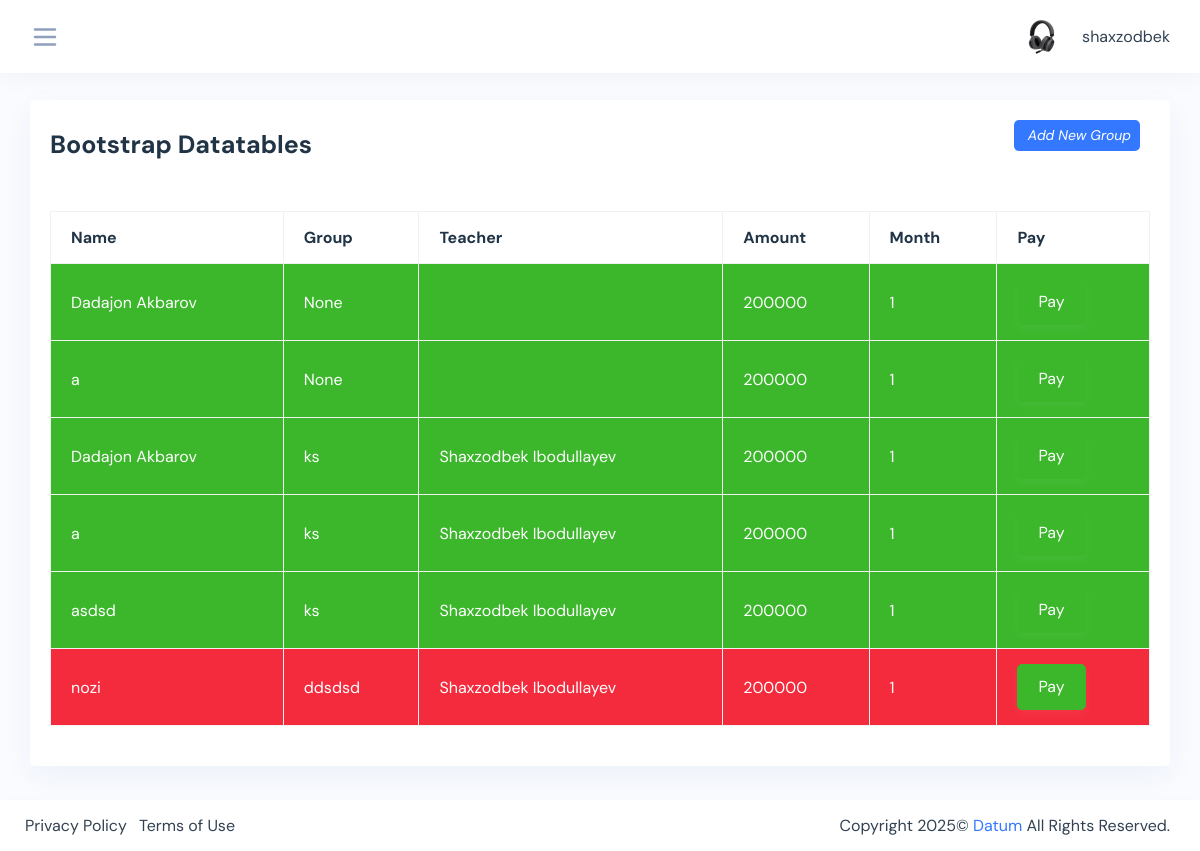
The page /students/payments/ (signed in) on the database as committed earlier.
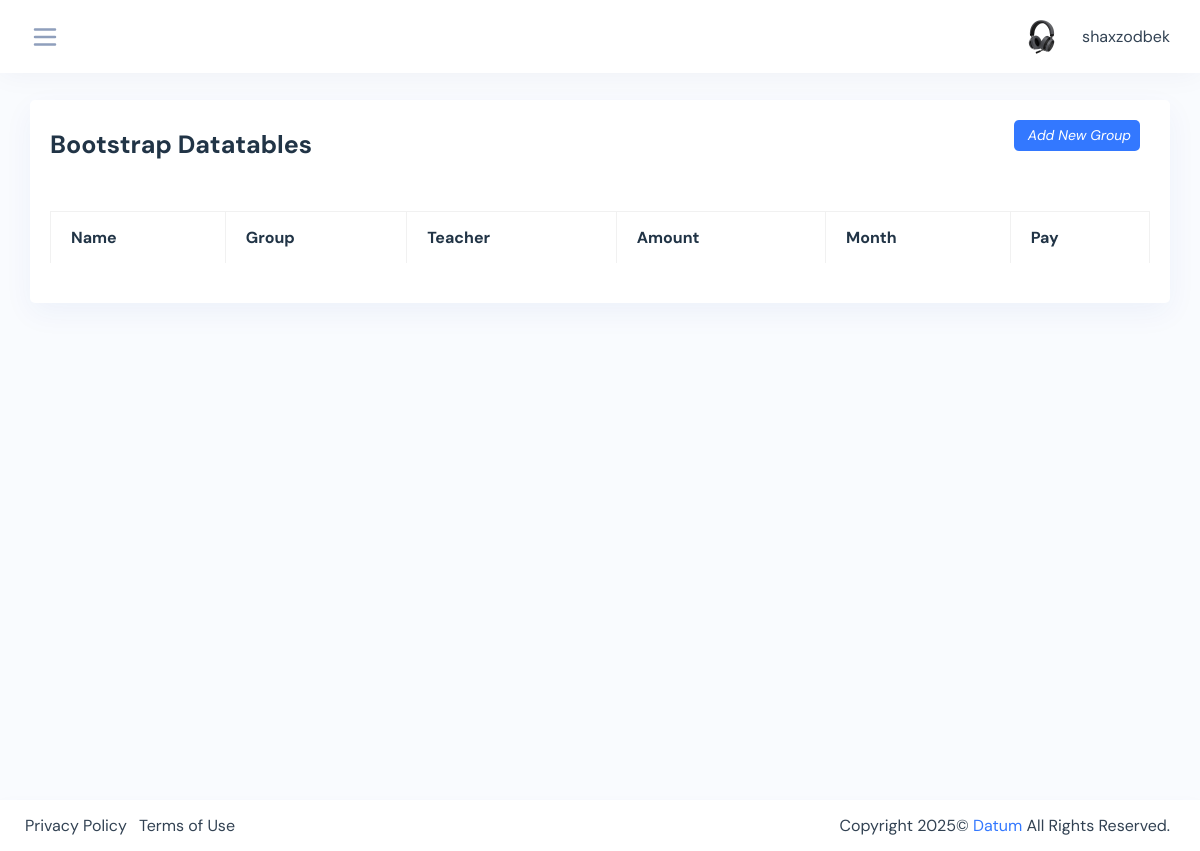
The same page on the database as committed later.
### students/models.py (models this page shows, shortened)
class Payment(models.Model):
    student = models.ForeignKey(Student, on_delete=models.CASCADE, blank=True, null=True)
    group = models.ForeignKey(Group, on_delete=models.SET_NULL, blank=True, null=True)
    amount = models.IntegerField(default=0, blank=True, null=True)
    month = models.CharField(max_length=100, blank=True, null=True)
    sale = models.IntegerField(default=0, blank=True, null=True)
    payment_check = models.ImageField(upload_to='payment_cheks/', blank=True, null=True, default=None)
    comment = models.TextField(blank=True, null=True)
    complete = models.BooleanField(default=False, blank=True, null=True)
    id = models.UUIDField(default=uuid.uuid4, primary_key=True, unique=True, editable=False)
    created = models.DateTimeField(auto_now_add=True)
    updated = models.DateTimeField(auto_now=True)
    class Meta:
        ordering = ['month']

class Student(models.Model):
    CHOISES = (
        ('8:00 - 10:00', '8:00 - 10:00'),
        ('10:00 - 12:00', '10:00 - 12:00'),
        ('12:00 - 14:00', '12:00 - 14:00'),
        ('14:00 - 16:00', '14:00 - 16:00'),
        ('16:00 - 18:00', '16:00 - 18:00'),
    )
    name = models.CharField(max_length=200, blank=True, null=True, verbose_name='Ismi familiya *')
    course = models.ForeignKey(Course, on_delete=models.SET_NULL, blank=True, null=True, verbose_name='Kurs *')
    group = models.ForeignKey(Group, on_delete=models.SET_NULL, blank=True, null=True)
    student_time = models.CharField(max_length=200, choices=CHOISES, blank=True, null=True, verbose_name='Vaqt *')
    passport = models.ImageField(upload_to='passports/', blank=True, null=True, verbose_name='Passpost/metrka')
    address = models.CharField(max_length=200, blank=True, null=True)
    phone = models.IntegerField(default=998, blank=True, null=True, verbose_name='Telefon *')
    birthday = models.DateField(blank=True, null=True, verbose_name='Birthday: 0000-00-00')
    finish = models.BooleanField(default=False, blank=True, null=True)
    id = models.BigAutoField(auto_created=True, primary_key=True, serialize=False, verbose_name='ID')
    created = models.DateTimeField(auto_now_add=True)

### courses/models.py (models this page shows, shortened)
class Group(models.Model):
    CHOISES = (
        ('8:00 - 10:00', '8:00 - 10:00'),
        ('10:00 - 12:00', '10:00 - 12:00'),
        ('12:00 - 14:00', '12:00 - 14:00'),
        ('14:00 - 16:00', '14:00 - 16:00'),
        ('16:00 - 18:00', '16:00 - 18:00'),
    )
    name = models.CharField(max_length=200, blank=True, null=True, unique=True)
    course = models.ForeignKey(Course, on_delete=models.CASCADE, blank=True, null=True)
    room = models.ForeignKey(Room, on_delete=models.CASCADE, blank=True, null=True)
    teacher = models.ForeignKey(Teacher, on_delete=models.CASCADE, blank=True, null=True)
    amount = models.IntegerField(default=200000, blank=True, null=True)
    complete = models.BooleanField(default=False, blank=True, null=True)
    continuity = models.IntegerField(default=1, blank=True, null=True)
    start = models.DateField(auto_created=True, blank=True, null=True)
    finish = models.DateField(auto_created=True, blank=True, null=True)
    room_time = models.CharField(choices=CHOISES, max_length=100,  blank=True, null=True)
    id = models.UUIDField(default=uuid.uuid4, editable=False, primary_key=True, unique=True)
    created = models.DateTimeField(auto_now_add=True)
    updated = models.DateTimeField(auto_now=True)
    def __str__(self):
        return self.name

### teachers/models.py (models this page shows, shortened)
class Teacher(models.Model):
    user = models.OneToOneField(User, on_delete=models.CASCADE, blank=True, null=True)
    name = models.CharField(max_length=200, blank=True, null=True)
    profession = models.CharField(max_length=200, blank=True, null=True)
    image = models.ImageField(upload_to='teachers/', blank=True, null=True)
    phone = models.CharField(max_length=200, blank=True, null=True)
    address = models.CharField(max_length=200, blank=True, null=True)
    id = models.UUIDField(default=uuid.uuid4, editable=False, primary_key=True, unique=True)
    created = models.DateTimeField(auto_now_add=True)
    def __str__(self):
        return self.name

### students/views.py (the view)
# urls.py: path('payments/', students_payments, name='payments'),
@login_required(login_url='login')
def students_payments(request):
    payments = Payment.objects.all().order_by('-complete')
    context = {
        'payments': payments
    }
    return render(request, 'payments_table.html', context)

### students/templates/payments_table.html
{% extends 'base.html' %}
{% block content %}
<div class="content-page">
    <div class="container-fluid">
        <div class="row">
            <div class="col-sm-12">
                <div class="card">
                    <div class="card-header d-flex justify-content-between">
                        <div class="header-title">
                            <h4 class="card-title">Bootstrap Datatables</h4>
                        </div>
                        <span class="table-add float-right mb-3 mr-2">
                        <a href="{% url 'add_student' %}" class="btn btn-sm bg-primary">
                            <i class="ri-add-fill"><span class="pl-1">Add New Group</span></i>
                        </a>
                        </span>
                    </div>
                    <div class="card-body">
                        <div class="table-responsive">
                            <table id="datatable-1" class="table data-table table-striped table-bordered">
                                <thead>
                                <tr>
                                    <th>Name</th>
                                    <th>Group</th>
                                    <th>Teacher</th>
                                    <th>Amount</th>
                                    <th>Month</th>
                                    <th>Pay</th>
                                </tr>
                                </thead>
                               <tbody>
                               {% for payment in payments %}
                                <tr class="{% if payment.complete == False %} bg-danger {% elif payment.complete == True %} bg-success {% endif %}">
                                    <td>{{payment.student.name}}</td>
                                    <td>{{payment.group}}</td>
                                    <td>{{payment.group.teacher}}</td>
                                    <td>{{payment.amount}}</td>
                                    <td>{{payment.month}}</td>
                                    <td>
                                        <a class="btn btn-success" href="{% url 'pay_for_student' pk=payment.id %}">Pay</a>
                                    </td>
                                </tr>
                               {% endfor %}
                               </tbody>
                            </table>
                        </div>
                    </div>
                </div>
            </div>
        </div>
    </div>
</div>
{% endblock content %}

Rows that differ between the two databases and show on the page:
removed Payment: student.name "Dadajon Akbarov", group "None", amount "200000", month "1"
removed Payment: student.name "a", group "None", amount "200000", month "1"
removed Payment: student.name "Dadajon Akbarov", group "ks", group.teacher "Shaxzodbek Ibodullayev", amount "200000", month "1"
removed Payment: student.name "a", group "ks", group.teacher "Shaxzodbek Ibodullayev", amount "200000", month "1"
removed Payment: student.name "asdsd", group "ks", group.teacher "Shaxzodbek Ibodullayev", amount "200000", month "1"
removed Payment: student.name "nozi", group "ddsdsd", group.teacher "Shaxzodbek Ibodullayev", amount "200000", month "1", complete False (drawn)
